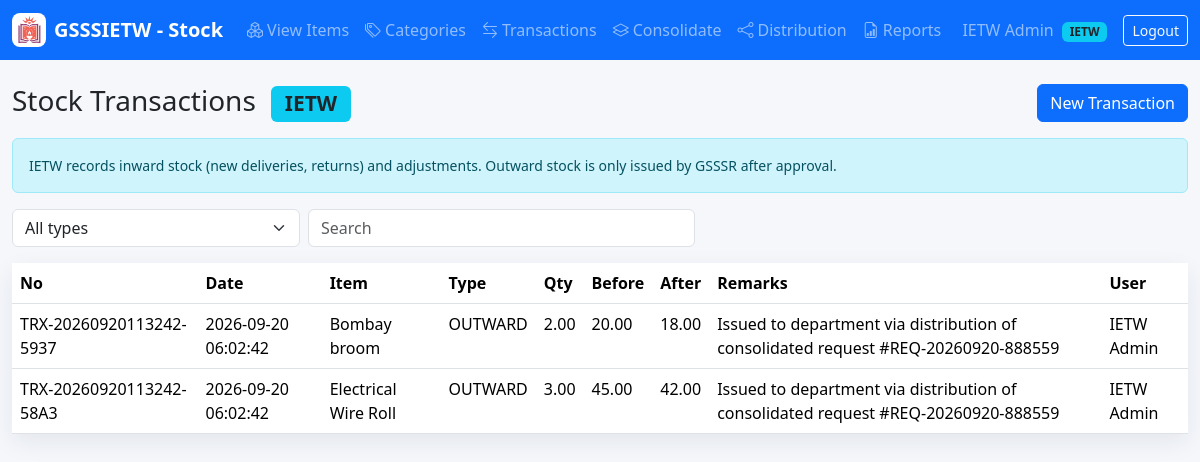
Page /IETW/transactions.php (signed in) on the committed database.
### tables this page shows
CREATE TABLE `stock_transactions` (
  `id` int NOT NULL AUTO_INCREMENT,
  `transaction_no` varchar(80) NOT NULL,
  `item_id` int NOT NULL,
  `request_item_id` int DEFAULT NULL,
  `type` enum('INWARD','OUTWARD','RETURN','ADJUSTMENT') NOT NULL,
  `quantity` decimal(12,2) NOT NULL,
  `previous_quantity` decimal(12,2) NOT NULL,
  `new_quantity` decimal(12,2) NOT NULL,
  `remarks` text,
  `created_by` int DEFAULT NULL,
  `created_at` timestamp NULL DEFAULT CURRENT_TIMESTAMP,
  PRIMARY KEY (`id`),
  UNIQUE KEY `transaction_no` (`transaction_no`),
  KEY `idx_txn_item` (`item_id`),
  KEY `idx_txn_type_date` (`type`,`created_at`),
  KEY `created_by` (`created_by`),
  KEY `request_item_id` (`request_item_id`),
  CONSTRAINT `stock_transactions_ibfk_1` FOREIGN KEY (`item_id`) REFERENCES `items` (`id`),
  CONSTRAINT `stock_transactions_ibfk_2` FOREIGN KEY (`created_by`) REFERENCES `users` (`id`),
  CONSTRAINT `stock_transactions_ibfk_3` FOREIGN KEY (`request_item_id`) REFERENCES `request_items` (`id`)
);

CREATE TABLE `items` (
  `id` int NOT NULL AUTO_INCREMENT,
  `item_code` varchar(60) NOT NULL,
  `item_name` varchar(180) NOT NULL,
  `category_id` int NOT NULL,
  `quantity` decimal(12,2) NOT NULL DEFAULT '0.00',
  `unit` varchar(40) NOT NULL DEFAULT 'Nos',
  `unit_price` decimal(12,2) NOT NULL DEFAULT '0.00',
  `minimum_stock` decimal(12,2) NOT NULL DEFAULT '0.00',
  `storage_location` varchar(160) DEFAULT NULL,
  `description` text,
  `status` enum('ACTIVE','INACTIVE') NOT NULL DEFAULT 'ACTIVE',
  `archive_reason` text,
  `archived_by` int DEFAULT NULL,
  `archived_at` datetime DEFAULT NULL,
  `deletion_approval_status` enum('NOT_REQUESTED','PENDING_GSSSR','APPROVED_BY_GSSSR','REJECTED_BY_GSSSR') NOT NULL DEFAULT 'NOT_REQUESTED',
  `invoice_path` varchar(255) DEFAULT NULL,
  `created_by` int DEFAULT NULL,
  `created_at` timestamp NULL DEFAULT CURRENT_TIMESTAMP,
  `updated_at` timestamp NULL DEFAULT NULL ON UPDATE CURRENT_TIMESTAMP,
  `deleted_at` timestamp NULL DEFAULT NULL,
  PRIMARY KEY (`id`),
  UNIQUE KEY `item_code` (`item_code`),
  KEY `idx_items_category` (`category_id`),
  KEY `idx_items_low_stock` (`quantity`,`minimum_stock`),
  KEY `created_by` (`created_by`),
  KEY `archived_by` (`archived_by`),
  CONSTRAINT `items_ibfk_1` FOREIGN KEY (`category_id`) REFERENCES `categories` (`id`),
  CONSTRAINT `items_ibfk_2` FOREIGN KEY (`created_by`) REFERENCES `users` (`id`),
  CONSTRAINT `items_ibfk_3` FOREIGN KEY (`archived_by`) REFERENCES `users` (`id`)
);

CREATE TABLE `users` (
  `id` int NOT NULL AUTO_INCREMENT,
  `department_id` int DEFAULT NULL,
  `name` varchar(120) NOT NULL,
  `email` varchar(160) NOT NULL,
  `password_hash` varchar(255) NOT NULL,
  `role` enum('GSSSR','IETW','DEPARTMENT') NOT NULL,
  `status` enum('ACTIVE','INACTIVE') NOT NULL DEFAULT 'ACTIVE',
  `created_at` timestamp NULL DEFAULT CURRENT_TIMESTAMP,
  `updated_at` timestamp NULL DEFAULT NULL ON UPDATE CURRENT_TIMESTAMP,
  PRIMARY KEY (`id`),
  UNIQUE KEY `email` (`email`),
  KEY `department_id` (`department_id`),
  CONSTRAINT `users_ibfk_1` FOREIGN KEY (`department_id`) REFERENCES `departments` (`id`)
);

### includes/db.php (called while the page is built, shortened)
<?php
final class Database
{
    private static ?PDO $pdo = null;
    public static function conn(): PDO
    {
        if (self::$pdo === null) {
            $dsn = 'mysql:host=' . DB_HOST . ';dbname=' . DB_NAME . ';charset=utf8mb4';
            self::$pdo = new PDO($dsn, DB_USER, DB_PASS, [
                PDO::ATTR_ERRMODE => PDO::ERRMODE_EXCEPTION,
                PDO::ATTR_DEFAULT_FETCH_MODE => PDO::FETCH_ASSOC,
                PDO::ATTR_EMULATE_PREPARES => false,
            ]);
        }
        return self::$pdo;
    }
}

### includes/functions.php (called while the page is built, shortened)
<?php
require_once __DIR__ . '/db.php';
function e(?string $value): string
{
    return htmlspecialchars((string)$value, ENT_QUOTES, 'UTF-8');
}
function rows(string $sql, array $params = []): array
{
    $stmt = Database::conn()->prepare($sql);
    $stmt->execute($params);
    return $stmt->fetchAll();
}

### IETW/transactions.php (the view, shortened to what this page needs)
<?php
require_once __DIR__ . '/../includes/layout.php';
$params = [];
$where  = 'WHERE 1=1';
$transactions = rows(
    "SELECT st.*, i.item_name, u.name user_name
     FROM stock_transactions st JOIN items i ON i.id=st.item_id
     LEFT JOIN users u ON u.id=st.created_by
     $where ORDER BY st.id DESC LIMIT 200",
    $params
);
?>
<div class="d-flex justify-content-between align-items-center mb-3">
  <h1 class="h3 mb-0">Stock Transactions <span class="badge bg-info text-dark ms-2">IETW</span></h1>
  <button class="btn btn-primary" data-bs-toggle="modal" data-bs-target="#txnModal">New Transaction</button>
</div>
<div class="alert alert-info small">
  IETW records inward stock (new deliveries, returns) and adjustments.
  Outward stock is only issued by GSSSR after approval.
</div>
<form class="row g-2 mb-3">
  <div class="col-md-3">
    <select name="type" class="form-select" onchange="this.form.submit()">
      <option value="">All types</option>
    </select>
  </div>
  <div class="col-md-4"><input class="form-control" data-filter-table="#txnTable" placeholder="Search"></div>
</form>
<div class="card metric-card"><div class="table-responsive">
<table class="table table-hover mb-0" id="txnTable">
  <thead><tr><th>No</th><th>Date</th><th>Item</th><th>Type</th><th>Qty</th><th>Before</th><th>After</th><th>Remarks</th><th>User</th></tr></thead>
  <tbody>
    <?php foreach ($transactions as $t): ?>
    <tr>
      <td><?= e($t['transaction_no']) ?></td>
      <td><?= e($t['created_at']) ?></td>
      <td><?= e($t['item_name']) ?></td>
      <td><?= e($t['type']) ?></td>
      <td><?= e($t['quantity']) ?></td>
      <td><?= e($t['previous_quantity']) ?></td>
      <td><?= e($t['new_quantity']) ?></td>
      <td><?= e($t['remarks']) ?></td>
      <td><?= e($t['user_name']) ?></td>
    </tr>
    <?php endforeach; ?>
  </tbody>
</table></div></div>

### assets/css/app.css (style rules this page uses)
body { background: #f5f7fb; }
.metric-card { border: 0; border-radius: 8px; box-shadow: 0 8px 24px rgba(30, 41, 59, .08); }
.table thead th { white-space: nowrap; }

### rows in the picture
stock_transactions: transaction_no "TRX-20260920113242-5937", created_at "2026-09-20 06:02:42", item.item_name "Bombay broom", type "OUTWARD", quantity "2.00", previous_quantity "20.00", new_quantity "18.00", remarks "Issued to department via distribution of consolidated request #REQ-20260920-888559", created_by.name "IETW Admin"
stock_transactions: transaction_no "TRX-20260920113242-58A3", created_at "2026-09-20 06:02:42", item.item_name "Electrical Wire Roll", type "OUTWARD", quantity "3.00", previous_quantity "45.00", new_quantity "42.00", remarks "Issued to department via distribution of consolidated request #REQ-20260920-888559", created_by.name "IETW Admin"

### other values in the picture
APP_SHORT_NAME "GSSSIETW - Stock"
$l[1] "View Items"
$l[1] "Categories"
$l[1] "Transactions"
$l[1] "Consolidate"
$l[1] "Distribution"
$l[1] "Reports"
$u['name'] "IETW Admin"
$role "IETW"
